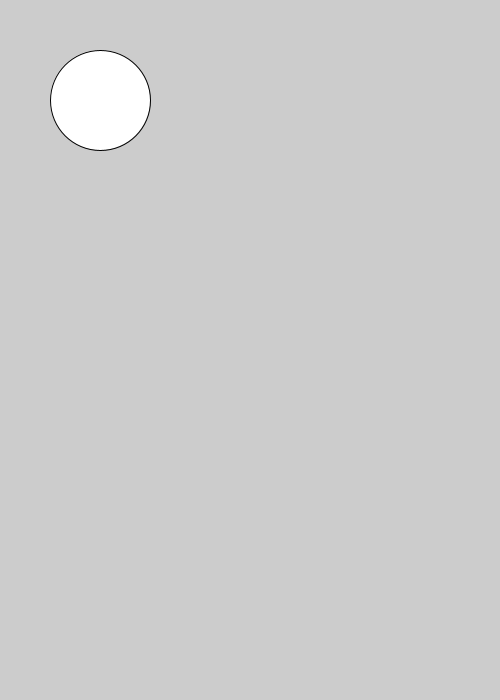
Frame 1 (no input)
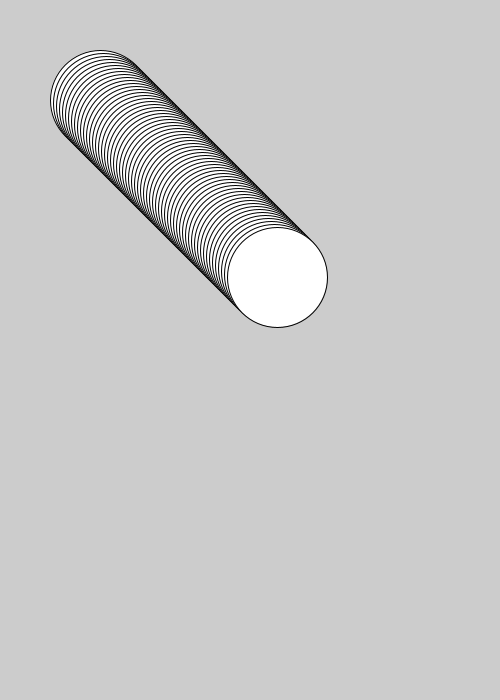
Frame 60 (the mouse pressed at the canvas centre just before this capture)
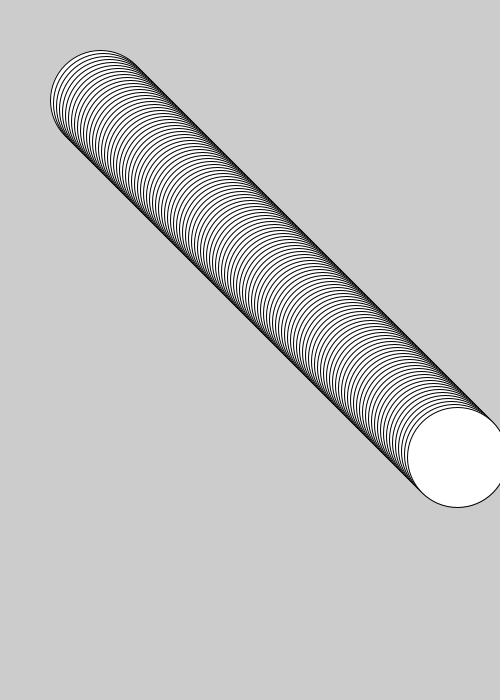
Frame 120 (the mouse held since frame 60 and released just before this capture)

The Processing sketch that drew these frames (run headless with seeded random() and noise(); from frame 60 on, the mouse is pressed at the canvas centre):

// Processing sketch: Week_01_01_Class_processing_exercise
// ── Week_01_01_Class_processing_exercise.pde
float posX=100.0;
float posY=100.0;
float velXY = 3;



//runs before the main loop in preparation
void setup(){
  size(500, 700);
  // circle (250, 350, 100) = circle (width/2, height/2, 100)
}

//this is the main loop
void draw(){
  circle(posX, posY, 100);
  posX = posX + velXY;
  println("Pos X: " + posX); // print in the next line
  posY = posY + velXY;
  println("Pos Y: " + posY);
}
